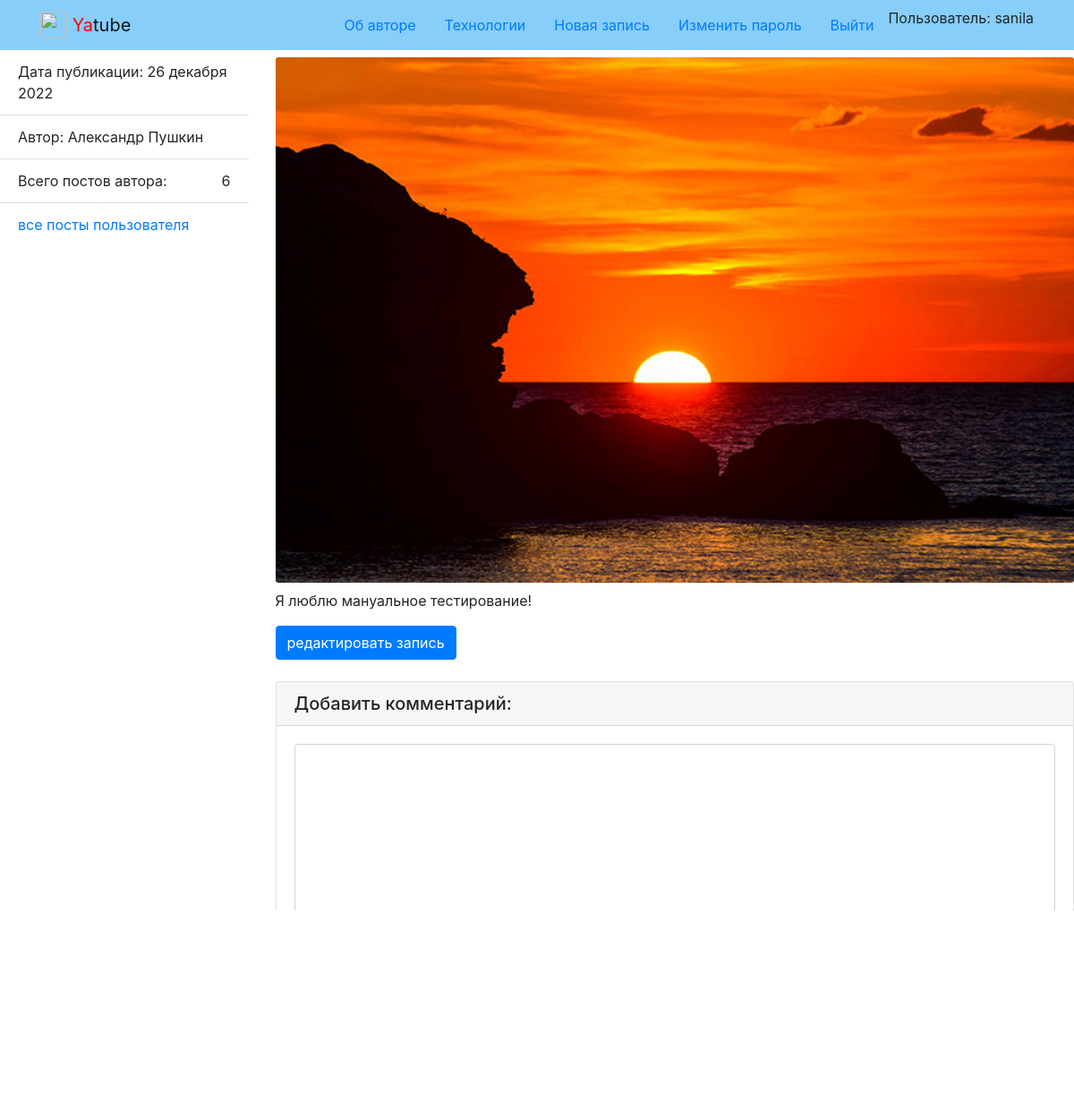
/posts/50/ (signed in), run on the app's committed database.
### posts/models.py (models this page shows, shortened)
class Post(models.Model):
    text = models.TextField(
        verbose_name='Текст поста',
        help_text='Введите текст поста'
    )
    pub_date = models.DateTimeField(
        auto_now_add=True,
        verbose_name='Дата публикации'
    )
    author = models.ForeignKey(
        User,
        on_delete=models.CASCADE,
        related_name='posts',
        verbose_name='Автор'
    )
    group = models.ForeignKey(
        Group,
        blank=True,
        null=True,
        on_delete=models.SET_NULL,
        related_name='posts',
        verbose_name='Группа',
        help_text='Группа, к которой будет относится пост'
    )
    image = models.ImageField(
        'Картинка',
        upload_to='posts/',
        blank=True
    )
    class Meta:
        ordering = ['-pub_date']
        verbose_name = 'Сообщения'
        verbose_name_plural = 'Сообщения'

### posts/views.py (the view)
# urls.py: path('posts/<int:post_id>/', views.post_detail, name='post_detail'),
def post_detail(request, post_id):
    post = get_object_or_404(
        Post.objects.select_related('author', 'group'),
        pk=post_id
    )
    count = post.author.posts.count()
    comments = post.comments.select_related('author', 'post').all()
    form = CommentForm()
    context = {
        'post': post,
        'count': count,
        'form': form,
        'comments': comments
    }
    return render(request, 'posts/post_detail.html', context)

### posts/forms.py
class CommentForm(forms.ModelForm):
    class Meta:
        model = Comment
        fields = ('text',)

### core/context_processors/year.py (called while the page is built)
def year(request):
    tz = pytz.timezone('Europe/Moscow')
    dt = datetime.now(tz)
    year = dt.year
    return {
        'year': year
    }

### core/templatetags/user_filters.py (called while the page is built)
@register.filter
def addclass(field, css):
    return field.as_widget(attrs={'class': css})

### templates/posts/post_detail.html (shortened to what this page needs)
{% extends 'base.html'%}
{% load thumbnail %}
{% block content %}
<div class="row">
    <aside class="col-12 col-md-3">
      <ul class="list-group list-group-flush">
        <li class="list-group-item">
          Дата публикации: {{ post.pub_date|date:"d E Y" }}
        </li>
        <li class="list-group-item">
          Автор: {{ post.author.get_full_name }}
        </li>
        <li class="list-group-item d-flex justify-content-between align-items-center">
          Всего постов автора:  <span >{{ count }}</span>
        </li>
        <li class="list-group-item">
          <a href="{% url 'posts:profile' post.author %}">
            все посты пользователя
          </a>
        </li>
      </ul>
    </aside>
    <article class="col-12 col-md-9">
      {% thumbnail post.image "672x237" crop="center" upscale=True as im %}
        <img class="card-img my-2" src="{{ im.url }}">
      {% endthumbnail %}
      <p>
       {{ post.text }}
      </p>
      {% if user.is_authenticated %}
        <a class="btn btn-primary" href="{% url 'posts:post_edit' post.id %}">
          редактировать запись
        </a><br>
      {% endif %}
      <div>
        {% include 'includes/comments.html' %}
      </div>
    </article>
  </div>
{% endblock %}

### templates/includes/header.html (shortened to what this page needs)
{% load static %}
<nav class="navbar navbar-light" style="background-color: lightskyblue">
  <div class="container">
    <a class="navbar-brand" href="{% url 'posts:index' %}">
      <img src="{% static 'img/logo.png' %}" width="30" height="30" class="d-inline-block align-top" alt="">
      <span style="color:red">Ya</span>tube
    </a>
    {% with request.resolver_match.view_name as view_name %}
    <ul class="nav nav-pills">
      <li class="nav-item">
        <a class="nav-link {% if view_name  == 'about:author' %}active{% endif %}" href="{% url 'about:author' %}">Об авторе</a>
      </li>
      <li class="nav-item">
        <a class="nav-link {% if view_name  == 'about:tech' %}active{% endif %}" href="{% url 'about:tech' %}">Технологии</a>
      </li>
      {% if request.user.is_authenticated %}
      <li class="nav-item">
        <a class="nav-link {% if view_name  == 'posts:post_create' %}active{% endif %}" href="{% url 'posts:post_create' %}">Новая запись</a>
      </li>
      <li class="nav-item">
        <a class="nav-link link-light {% if view_name  == 'users:password_change' %}active{% endif %}" href="{% url 'users:password_change' %}">Изменить пароль</a>
      </li>
      <li class="nav-item">
        <a class="nav-link link-light {% if view_name  == 'users:logout' %}active{% endif %}" href="{% url 'users:logout' %}">Выйти</a>
      </li>
      <li>
        Пользователь: {{ user.username }}
      </li>
      {% endif %}
    </ul>
    {% endwith %}
  </div>
</nav>

### data on the page
Post: pub_date "26 декабря 2022", author.get_full_name "Александр Пушкин", text "Я люблю мануальное тестирование!"

### other printed values
{{ user.username }} "sanila"
{{ count }} "6"
